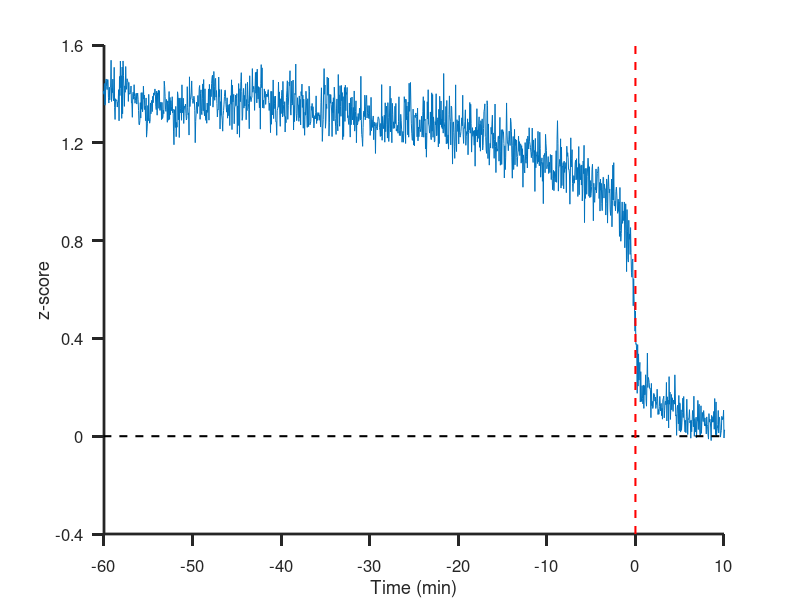
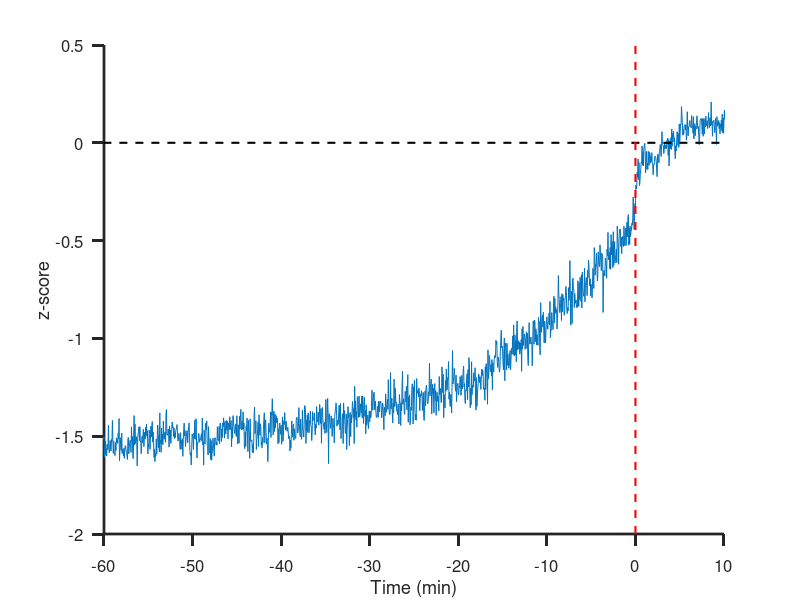
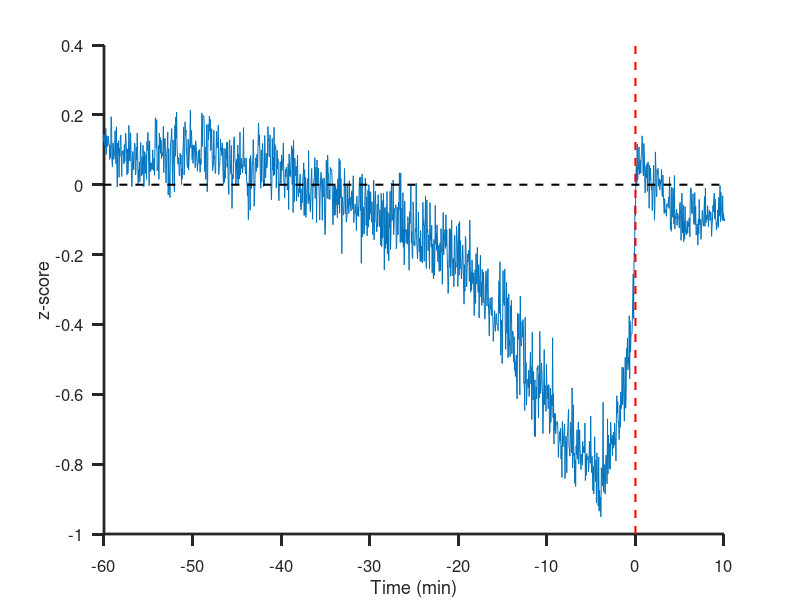
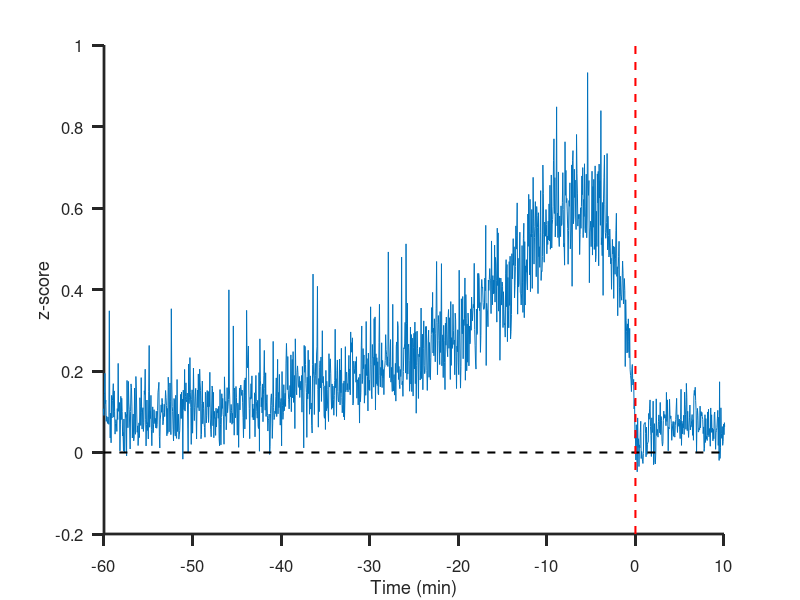

MATLAB code for these plots, in order:


%% Plot individual features (Figure 3B and 3E)

clear all
clc

load FPCADynamics.mat
load ftdscrp.mat   % The feature code names to match the index

%% Individual feature time-series plots-15

%%%%%%%%%%%%%%%%%%%%%%%%%%%%%%%%%%%%%%%%
% Change this to match the feature you want to plot
% The four key feature indexes used in the paper:
% FPC1: Total EEG power (41), Peak beta band frequency (15)
% FPC2: Delta-to-Alpha ratio (6), Theta temporal coherence (17)

% Refer to description (ft_dscrp) to match feature indexes with names
ft_to_plot = 15;

% ftall_mat_allnorm_strm = ftall_mat_allnorm(:,time_start_sampenough:end);
tvec = -(max_ck_real-1)/20:0.05:10.5;
% nt_real = size(ftall_mat_allnorm_strm,2);
% slonset_n = nt_real - epc_postasleep-1;
% tvec = (-slonset_n*epc_len)/60:epc_len/60:(epc_postasleep*epc_len)/60;

figure
plot(tvec, ftall_mat_allnorm_strm(ft_to_plot,:))
xlabel('Time (min)')
ylabel('z-score')
hold on
line(xlim,[0 0],'Color','k','LineStyle','--','LineWidth',1.5)

ylim([-0.4,1.6])
yticks([-0.4:0.4:1.6])
line([0,0],ylim,'Color','r','LineStyle','--','LineWidth',1.5)
xlim([-60,10])
box off
set(gca,'FontSize', 12)
set(gca,'TickDir','out')
set(gca,'ticklength',2*get(gca,'ticklength'))
set(gca,'lineWidth',2)

% Check y-lims

%% Individual feature time-series plots -41

ft_to_plot = 41;

% ftall_mat_allnorm_strm = ftall_mat_allnorm(:,time_start_sampenough:end);
tvec = -(max_ck_real-1)/20:0.05:10.5;
% nt_real = size(ftall_mat_allnorm_strm,2);
% slonset_n = nt_real - epc_postasleep-1;
% tvec = (-slonset_n*epc_len)/60:epc_len/60:(epc_postasleep*epc_len)/60;

figure
plot(tvec, ftall_mat_allnorm_strm(ft_to_plot,:))
xlabel('Time (min)')
ylabel('z-score')
hold on
line(xlim,[0 0],'Color','k','LineStyle','--','LineWidth',1.5)
line([0,0],ylim,'Color','r','LineStyle','--','LineWidth',1.5)

ylim([-2,0.5])
yticks([-2:0.5:0.5])
xlim([-60,10])
box off
set(gca,'FontSize', 12)
set(gca,'TickDir','out')
set(gca,'ticklength',2*get(gca,'ticklength'))
set(gca,'lineWidth',2)

% Check y-lims

%% Individual feature time-series plots - 6

ft_to_plot = 6;

% ftall_mat_allnorm_strm = ftall_mat_allnorm(:,time_start_sampenough:end);
tvec = -(max_ck_real-1)/20:0.05:10.5;
% nt_real = size(ftall_mat_allnorm_strm,2);
% slonset_n = nt_real - epc_postasleep-1;
% tvec = (-slonset_n*epc_len)/60:epc_len/60:(epc_postasleep*epc_len)/60;

figure
plot(tvec, ftall_mat_allnorm_strm(ft_to_plot,:))
xlabel('Time (min)')
ylabel('z-score')
hold on
line(xlim,[0 0],'Color','k','LineStyle','--','LineWidth',1.5)
line([0,0],ylim,'Color','r','LineStyle','--','LineWidth',1.5)

ylim([-1,0.4])
yticks([-1:0.2:0.4])
xlim([-60,10])
box off
set(gca,'FontSize', 12)
set(gca,'TickDir','out')
set(gca,'ticklength',2*get(gca,'ticklength'))
set(gca,'lineWidth',2)

% Check y-lims
%% Individual feature time-series plots - 17

ft_to_plot = 17;

% ftall_mat_allnorm_strm = ftall_mat_allnorm(:,time_start_sampenough:end);
tvec = -(max_ck_real-1)/20:0.05:10.5;
% nt_real = size(ftall_mat_allnorm_strm,2);
% slonset_n = nt_real - epc_postasleep-1;
% tvec = (-slonset_n*epc_len)/60:epc_len/60:(epc_postasleep*epc_len)/60;

figure
plot(tvec, ftall_mat_allnorm_strm(ft_to_plot,:))
xlabel('Time (min)')
ylabel('z-score')
hold on
line(xlim,[0 0],'Color','k','LineStyle','--','LineWidth',1.5)
line([0,0],ylim,'Color','r','LineStyle','--','LineWidth',1.5)

ylim([-0.2,1])
yticks([-0.2:0.2:1])
xlim([-60,10])
box off
set(gca,'FontSize', 12)
set(gca,'TickDir','out')
set(gca,'ticklength',2*get(gca,'ticklength'))
set(gca,'lineWidth',2)

% Check y-lims
